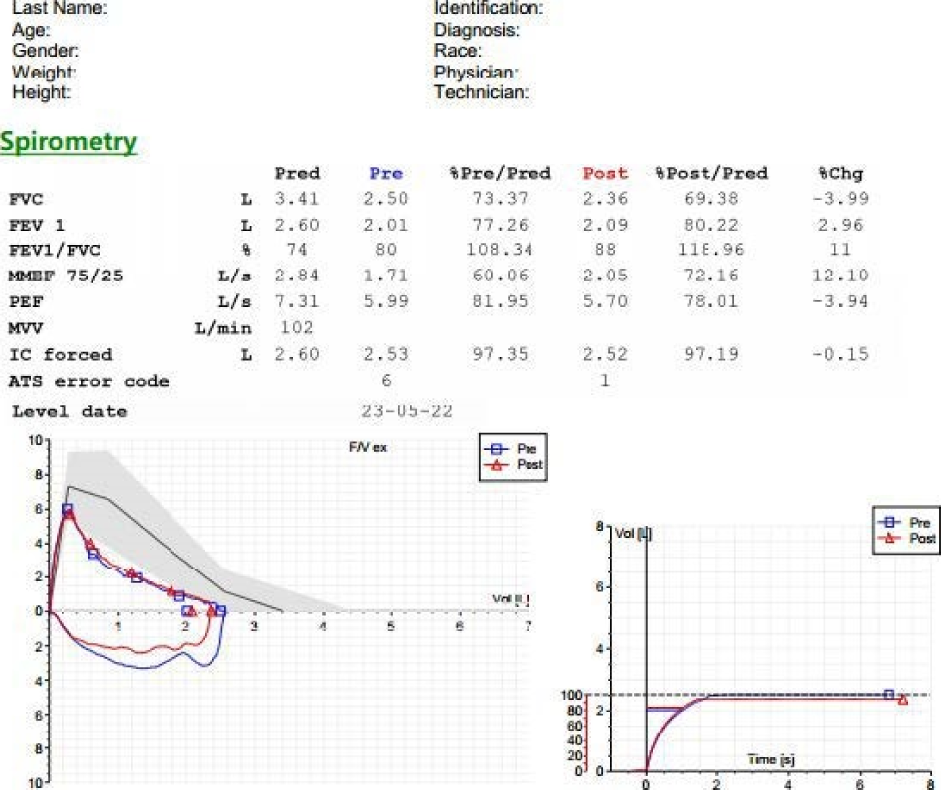
#> input picture test_best_para/page_1/FPFI05.png, 3762 x 3158 px (shown at 1/4 size)
$ python test.py
#> lines starting #> are read from the running program, lines starting #| are printed output that depends on the picture
import json
import os
import score
import pandas as pd

import pytesseract

import PIL
from PIL import ImageFilter, ImageEnhance, Image


def voted_extract_test(img: PIL.Image.Image, factors: list, bound_100: bool):
    tmp_img = img.copy()
    enhance_img = tmp_img.filter(ImageFilter.GaussianBlur(factors[0]))

    enhancer = ImageEnhance.Brightness(enhance_img)
    enhance_img = enhancer.enhance(factors[1])

    enhancer = ImageEnhance.Contrast(enhance_img)
    enhance_img = enhancer.enhance(factors[2])

    enhancer = ImageEnhance.Color(enhance_img)
    enhance_img = enhancer.enhance(factors[3])

    enhancer = ImageEnhance.Sharpness(enhance_img)
    enhance_img = enhancer.enhance(factors[4])

    content = pytesseract.image_to_string(enhance_img, lang='eng', config=r'--psm 6 outputbase digits')
    content = content.replace('\n', '').replace(' ', '')

    if content == "":
        return None

    if content == ".":
        return None

    if "." in content or "-" in content:
        return content

    if float(content) > 100 and bound_100:
        return float(content) / 100

    return float(content)


def extract_png_test_1(img_path="", config_path="clipped_grid_1.json"):
#> called with img_path = 'FPFI05.png', config_path = 'clipped_grid_1.json'
    with open(config_path, 'r') as file:
#> (reads test_best_para/page_1/clipped_grid_1.json from the repository)
        data = json.load(file)

    file_name = os.path.basename(img_path)
    X = data["X"]
    Y = data["Y"]
    date_pt = data["date_pt"]

    for factor_i in range(10, 61, 5):
        for factor_j in range(10, 21, 2):
            for factor_k in range(10, 21, 2):
                for factor_l in range(10, 21, 2):
                    for factor_m in range(2, 9, 1):

                        factors = [factor_i / 10, factor_j / 10, factor_k / 10, factor_l / 10, factor_m / 10]

                        with open("page_1.txt", "a") as f:
                            f.write(f"factor: {factors}\n")

                        print(f"factor: {factors}")

                        img = Image.open(img_path)
#> img is the input picture: PIL image 3762x3158 RGB; mean R, G, B 244.6, 244.5, 244.4
                        img = img.resize((3778, 3147))
#> img: PIL image 3778x3147 RGB

                        # 分割並進行辨識 只辨識數字
                        result = []
                        for x_i, x in enumerate(X[:-1]):
                            for y_i, y in enumerate(Y[:-1]):
                                cropped_img = img.crop((x, y, X[x_i + 1], Y[y_i + 1]))
                                content = voted_extract_test(cropped_img, factors=factors, bound_100=False)
                                result.append(content)
#> this loop made 1 pass
#> pass 1, in voted_extract_test, `tmp_img = img.copy()`:
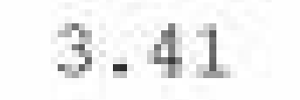
#> tmp_img: PIL image 300x100 RGB; min 35, max 255, mean 241.8
#> pass 1, in voted_extract_test, `enhance_img = tmp_img.filter(ImageFilter.GaussianBlur(factors[0]))`:
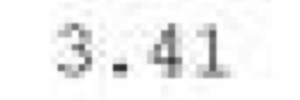
#> enhance_img: PIL image 300x100 RGB; min 43, max 255, mean 241.7
#> after the loop, result = []

                        cropped_img = img.crop((date_pt[0][0], date_pt[0][1], date_pt[1][0], date_pt[1][1]))
                        date_time = voted_extract_test(cropped_img, factors=factors, bound_100=False)

                        result = [[result[i * 8 + j] for j in range(8)] for i in range(6)]
                        result[1].append(date_time)

                        for i in range(6):
                            if i > 0:
                                result[i][5] = None
                            if i == 0 or i == 2 or i > 3:
                                result[i][7] = None

                        df = pd.DataFrame(result).T
                        df.to_csv(f"{file_name.split('.')[0]}.csv", index=False, header=False)
                        score.score(f"{file_name.split('.')[0]}.csv", f"ac_{file_name.split('.')[0]}.csv")


extract_png_test_1("FPFI05.png")
#> (the call stopped at in voted_extract_test, `content = pytesseract.image_to_string(enhance_img, lang='eng', config=..`: pytesseract is not available in this run)
